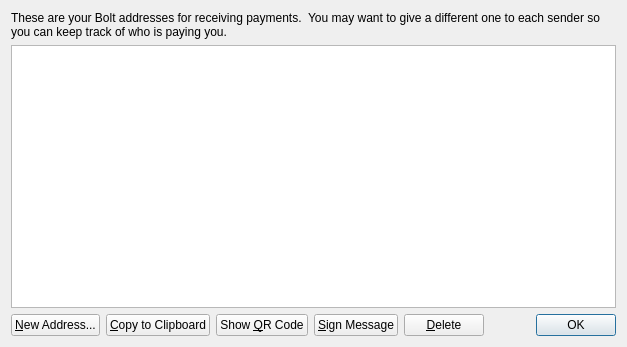
<?xml version="1.0" encoding="UTF-8"?>
<ui version="4.0">
 <class>AddressBookPage</class>
 <widget class="QWidget" name="AddressBookPage">
  <property name="geometry">
   <rect>
    <x>0</x>
    <y>0</y>
    <width>627</width>
    <height>347</height>
   </rect>
  </property>
  <property name="windowTitle">
   <string>Address Book</string>
  </property>
  <layout class="QVBoxLayout" name="verticalLayout">
   <item>
    <widget class="QLabel" name="labelExplanation">
     <property name="text">
      <string>These are your Bolt addresses for receiving payments.  You may want to give a different one to each sender so you can keep track of who is paying you.</string>
     </property>
     <property name="textFormat">
      <enum>Qt::AutoText</enum>
     </property>
     <property name="wordWrap">
      <bool>true</bool>
     </property>
    </widget>
   </item>
   <item>
    <widget class="QTableView" name="tableView">
     <property name="toolTip">
      <string>Double-click to edit address or label</string>
     </property>
     <property name="alternatingRowColors">
      <bool>true</bool>
     </property>
     <property name="selectionMode">
      <enum>QAbstractItemView::SingleSelection</enum>
     </property>
     <property name="selectionBehavior">
      <enum>QAbstractItemView::SelectRows</enum>
     </property>
     <property name="sortingEnabled">
      <bool>true</bool>
     </property>
     <attribute name="verticalHeaderVisible">
      <bool>false</bool>
     </attribute>
    </widget>
   </item>
   <item>
    <layout class="QHBoxLayout" name="horizontalLayout">
     <item>
      <widget class="QPushButton" name="newAddressButton">
       <property name="toolTip">
        <string>Create a new address</string>
       </property>
       <property name="text">
        <string>&amp;New Address...</string>
       </property>
       <property name="icon">
        <iconset resource="../bitcoin.qrc">
         <normaloff>:/icons/add</normaloff>:/icons/add</iconset>
       </property>
      </widget>
     </item>
     <item>
      <widget class="QPushButton" name="copyToClipboard">
       <property name="toolTip">
        <string>Copy the currently selected address to the system clipboard</string>
       </property>
       <property name="text">
        <string>&amp;Copy to Clipboard</string>
       </property>
       <property name="icon">
        <iconset resource="../bitcoin.qrc">
         <normaloff>:/icons/editcopy</normaloff>:/icons/editcopy</iconset>
       </property>
      </widget>
     </item>
     <item>
      <widget class="QPushButton" name="showQRCode">
       <property name="text">
        <string>Show &amp;QR Code</string>
       </property>
       <property name="icon">
        <iconset resource="../bitcoin.qrc">
         <normaloff>:/images/qrcode</normaloff>:/images/qrcode</iconset>
       </property>
      </widget>
     </item>
     <item>
      <widget class="QPushButton" name="signMessage">
       <property name="toolTip">
        <string>Sign a message to prove you own this address</string>
       </property>
       <property name="text">
        <string>&amp;Sign Message</string>
       </property>
       <property name="icon">
        <iconset resource="../bitcoin.qrc">
         <normaloff>:/icons/edit</normaloff>:/icons/edit</iconset>
       </property>
      </widget>
     </item>
     <item>
      <widget class="QPushButton" name="deleteButton">
       <property name="toolTip">
        <string>Delete the currently selected address from the list. Only sending addresses can be deleted.</string>
       </property>
       <property name="text">
        <string>&amp;Delete</string>
       </property>
       <property name="icon">
        <iconset resource="../bitcoin.qrc">
         <normaloff>:/icons/remove</normaloff>:/icons/remove</iconset>
       </property>
      </widget>
     </item>
     <item>
      <spacer name="horizontalSpacer">
       <property name="orientation">
        <enum>Qt::Horizontal</enum>
       </property>
       <property name="sizeHint" stdset="0">
        <size>
         <width>40</width>
         <height>20</height>
        </size>
       </property>
      </spacer>
     </item>
     <item>
      <widget class="QDialogButtonBox" name="buttonBox">
       <property name="sizePolicy">
        <sizepolicy hsizetype="Maximum" vsizetype="Fixed">
         <horstretch>0</horstretch>
         <verstretch>0</verstretch>
        </sizepolicy>
       </property>
       <property name="standardButtons">
        <set>QDialogButtonBox::Ok</set>
       </property>
      </widget>
     </item>
    </layout>
   </item>
  </layout>
 </widget>
 <resources>
  <include location="../bitcoin.qrc"/>
 </resources>
 <connections/>
</ui>
